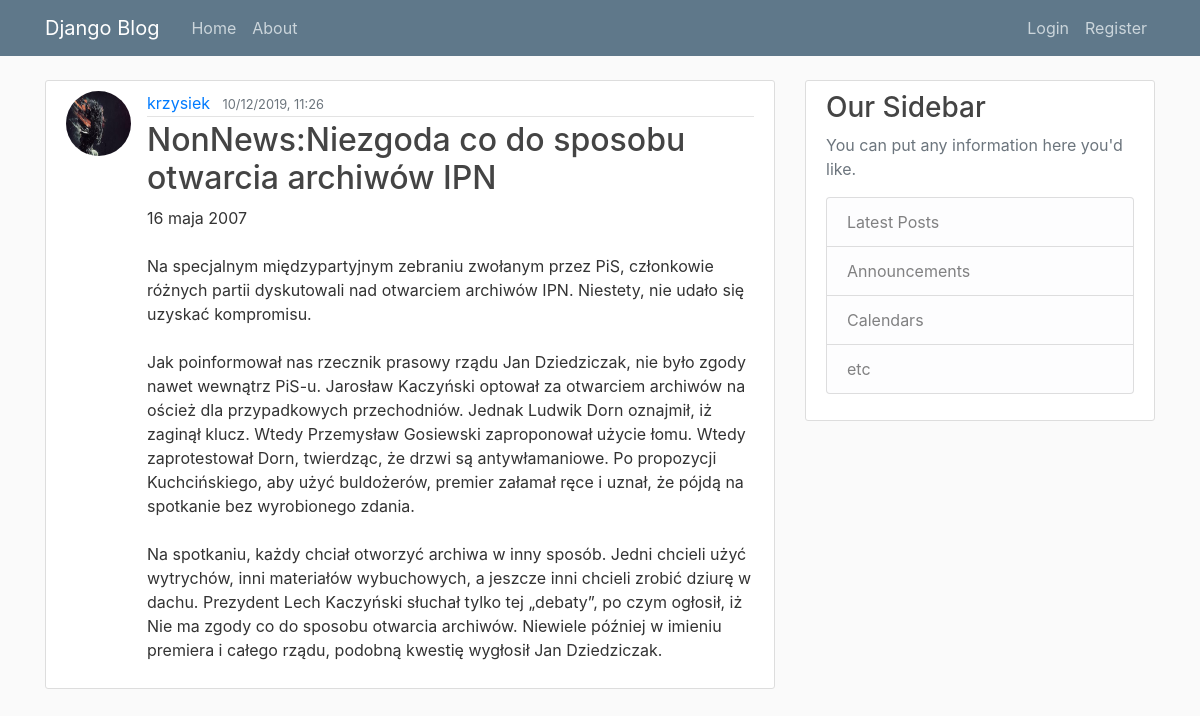
The app's page /post/18/ with its own data.
### blog/models.py (models this page shows, shortened)
class Post(models.Model):
    title = models.CharField(max_length=100)
    content = models.TextField()
    date_posted = models.DateTimeField(default=timezone.now)
    author = models.ForeignKey(User, on_delete=models.CASCADE)

### users/models.py (models this page shows, shortened)
class Profile(models.Model):
    user = models.OneToOneField(User, on_delete=models.CASCADE)
    image = models.ImageField(default='default.jpg', upload_to='profile_pics')

### blog/views.py (the view)
# urls.py: path('post/<int:pk>/', PostDetailView.as_view(), name='post-detail'),
class PostDetailView(DetailView):
    model = Post

### blog/templates/blog/post_detail.html (shortened to what this page needs)
{% extends "blog/base.html" %}
{% block content %}
    <article class="media content-section">
        <img class="rounded-circle article-img" src="{{ object.author.profile.image.url }}">
        <div class="media-body">
            <div class="article-metadata">
                <a class="mr-2" href="{% url 'user-posts' object.author.username %}">{{ object.author }}</a>
                <small class="text-muted">{{ object.date_posted|date:"d/m/Y, H:i" }}</small>
            </div>
            <h2 class="article-title">{{ object.title }}</h2>
            <p class="article-content">{{ object.content }}</p>
        </div>
    </article>
{% endblock content %}

### blog/static/blog/main.css (style rules this page uses)
body { background: #fafafa; color: #333333; margin-top: 5rem; }
h1, h2, h3, h4, h5, h6 { color: #444444; }
.content-section { background: #ffffff; padding: 10px 20px; border: 1px solid #dddddd; border-radius: 3px; margin-bottom: 20px; }
.article-title { color: #444444; }
.article-content { white-space: pre-line; }
.article-img { height: 65px; width: 65px; margin-right: 16px; }
.article-metadata { padding-bottom: 1px; margin-bottom: 4px; border-bottom: 1px solid #e3e3e3 }

### records on screen
Post: author.profile.image (picture), author "krzysiek", date_posted "10/12/2019, 11:26", title "NonNews:Niezgoda co do sposobu otwarcia archiwów IPN", content "16 maja 2007 Na specjalnym międzypartyjnym zebraniu zwołanym przez PiS, członkowie różnych partii dyskutowali nad otwarciem archiwów IPN. Niestety, nie udało się uzyskać kompromisu. Jak poinformował nas rzecznik prasowy rządu Jan Dziedziczak, nie było zgody nawet wewnątrz PiS-u. Jarosław Kaczyński optował za otwarciem archiwów na oścież dla przypadkowych przechodniów. Jednak Ludwik Dorn oznajmił, iż zaginął klucz. Wtedy Przemysław Gosiewski zaproponował użycie łomu. Wtedy zaprotestował Dorn, twierdząc, że drzwi są antywłamaniowe. Po propozycji Kuchcińskiego, aby użyć buldożerów, premier załamał ręce i uznał, że pójdą na spotkanie bez wyrobionego zdania. Na spotkaniu, każdy chciał otworzyć…"
